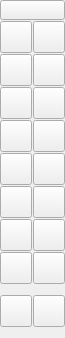
<?xml version="1.0" encoding="UTF-8"?>
<ui version="4.0">
 <class>QG_CadToolBarLines</class>
 <widget class="QWidget" name="QG_CadToolBarLines">
  <property name="geometry">
   <rect>
    <x>0</x>
    <y>0</y>
    <width>65</width>
    <height>338</height>
   </rect>
  </property>
  <property name="sizePolicy">
   <sizepolicy hsizetype="Fixed" vsizetype="MinimumExpanding">
    <horstretch>0</horstretch>
    <verstretch>0</verstretch>
   </sizepolicy>
  </property>
  <property name="minimumSize">
   <size>
    <width>65</width>
    <height>336</height>
   </size>
  </property>
  <property name="windowTitle">
   <string>Lines</string>
  </property>
  <layout class="QGridLayout" name="gridLayout">
   <property name="margin">
    <number>0</number>
   </property>
   <property name="spacing">
    <number>1</number>
   </property>
   <item row="0" column="0" colspan="2">
    <widget class="QToolButton" name="bBack">
     <property name="sizePolicy">
      <sizepolicy hsizetype="Maximum" vsizetype="Fixed">
       <horstretch>0</horstretch>
       <verstretch>0</verstretch>
      </sizepolicy>
     </property>
     <property name="maximumSize">
      <size>
       <width>65</width>
       <height>20</height>
      </size>
     </property>
     <property name="toolTip">
      <string>Back to main menu</string>
     </property>
     <property name="text">
      <string/>
     </property>
     <property name="icon">
      <iconset resource="../../../res/extui/extui.qrc">
       <normaloff>:/extui/back.png</normaloff>:/extui/back.png</iconset>
     </property>
     <property name="iconSize">
      <size>
       <width>65</width>
       <height>20</height>
      </size>
     </property>
    </widget>

   </item>
   <item row="9" column="1">
    <widget class="QToolButton" name="bStairs">
     <property name="maximumSize">
      <size>
       <width>32</width>
       <height>32</height>
      </size>
     </property>
     <property name="toolTip">
      <string>Stairs</string>
     </property>
     <property name="text">
      <string/>
     </property>
     <property name="icon">
      <iconset resource="../../../res/extui/extui.qrc">
       <normaloff>:/extui/stairs.png</normaloff>:/extui/stairs.png</iconset>
     </property>
     <property name="iconSize">
      <size>
       <width>32</width>
       <height>32</height>
      </size>
     </property>
     <property name="checkable">
      <bool>true</bool>
     </property>
     <property name="autoExclusive">
      <bool>true</bool>
     </property>
    </widget>

   </item>
   <item row="9" column="0">
    <widget class="QToolButton" name="bStar">
     <property name="maximumSize">
      <size>
       <width>32</width>
       <height>32</height>
      </size>
     </property>
     <property name="toolTip">
      <string>Star</string>
     </property>
     <property name="text">
      <string/>
     </property>
     <property name="icon">
      <iconset resource="../../../res/extui/extui.qrc">
       <normaloff>:/extui/star.png</normaloff>:/extui/star.png</iconset>
     </property>
     <property name="iconSize">
      <size>
       <width>32</width>
       <height>32</height>
      </size>
     </property>
     <property name="checkable">
      <bool>true</bool>
     </property>
     <property name="autoExclusive">
      <bool>true</bool>
     </property>
    </widget>   

   </item>
   <item row="1" column="0">
    <widget class="QToolButton" name="bNormal">
     <property name="maximumSize">
      <size>
       <width>32</width>
       <height>32</height>
      </size>
     </property>
     <property name="toolTip">
      <string>Line with two points</string>
     </property>
     <property name="text">
      <string/>
     </property>
     <property name="icon">
      <iconset resource="../../../res/extui/extui.qrc">
       <normaloff>:/extui/linesnormal.png</normaloff>:/extui/linesnormal.png</iconset>
     </property>
     <property name="iconSize">
      <size>
       <width>32</width>
       <height>32</height>
      </size>
     </property>
     <property name="checkable">
      <bool>true</bool>
     </property>
     <property name="autoExclusive">
      <bool>true</bool>
     </property>
    </widget>
   </item>
   <item row="1" column="1">
    <widget class="QToolButton" name="bAngle">
     <property name="maximumSize">
      <size>
       <width>32</width>
       <height>32</height>
      </size>
     </property>
     <property name="toolTip">
      <string>Line with given angle</string>
     </property>
     <property name="text">
      <string/>
     </property>
     <property name="icon">
      <iconset resource="../../../res/extui/extui.qrc">
       <normaloff>:/extui/linesangle.png</normaloff>:/extui/linesangle.png</iconset>
     </property>
     <property name="iconSize">
      <size>
       <width>32</width>
       <height>32</height>
      </size>
     </property>
     <property name="checkable">
      <bool>true</bool>
     </property>
     <property name="autoExclusive">
      <bool>true</bool>
     </property>
    </widget>
   </item>
   <item row="2" column="0">
    <widget class="QToolButton" name="bHorizontal">
     <property name="maximumSize">
      <size>
       <width>32</width>
       <height>32</height>
      </size>
     </property>
     <property name="toolTip">
      <string>Horizontal lines</string>
     </property>
     <property name="text">
      <string/>
     </property>
     <property name="icon">
      <iconset resource="../../../res/extui/extui.qrc">
       <normaloff>:/extui/lineshor.png</normaloff>:/extui/lineshor.png</iconset>
     </property>
     <property name="iconSize">
      <size>
       <width>32</width>
       <height>32</height>
      </size>
     </property>
     <property name="checkable">
      <bool>true</bool>
     </property>
     <property name="autoExclusive">
      <bool>true</bool>
     </property>
    </widget>
   </item>
   <item row="2" column="1">
    <widget class="QToolButton" name="bVertical">
     <property name="maximumSize">
      <size>
       <width>32</width>
       <height>32</height>
      </size>
     </property>
     <property name="toolTip">
      <string>Vertical lines</string>
     </property>
     <property name="text">
      <string/>
     </property>
     <property name="icon">
      <iconset resource="../../../res/extui/extui.qrc">
       <normaloff>:/extui/linesver.png</normaloff>:/extui/linesver.png</iconset>
     </property>
     <property name="iconSize">
      <size>
       <width>32</width>
       <height>32</height>
      </size>
     </property>
     <property name="checkable">
      <bool>true</bool>
     </property>
     <property name="autoExclusive">
      <bool>true</bool>
     </property>
    </widget>
   </item>
   <item row="3" column="0">
    <widget class="QToolButton" name="bRectangle">
     <property name="maximumSize">
      <size>
       <width>32</width>
       <height>32</height>
      </size>
     </property>
     <property name="toolTip">
      <string>Rectangles</string>
     </property>
     <property name="text">
      <string/>
     </property>
     <property name="icon">
      <iconset resource="../../../res/extui/extui.qrc">
       <normaloff>:/extui/linesrect.png</normaloff>:/extui/linesrect.png</iconset>
     </property>
     <property name="iconSize">
      <size>
       <width>32</width>
       <height>32</height>
      </size>
     </property>
     <property name="checkable">
      <bool>true</bool>
     </property>
     <property name="autoExclusive">
      <bool>true</bool>
     </property>
    </widget>
   </item>
   <item row="3" column="1">
    <widget class="QToolButton" name="bBisector">
     <property name="maximumSize">
      <size>
       <width>32</width>
       <height>32</height>
      </size>
     </property>
     <property name="toolTip">
      <string>Bisectors</string>
     </property>
     <property name="text">
      <string/>
     </property>
     <property name="icon">
      <iconset resource="../../../res/extui/extui.qrc">
       <normaloff>:/extui/linesbisector.png</normaloff>:/extui/linesbisector.png</iconset>
     </property>
     <property name="iconSize">
      <size>
       <width>32</width>
       <height>32</height>
      </size>
     </property>
     <property name="checkable">
      <bool>true</bool>
     </property>
     <property name="autoExclusive">
      <bool>true</bool>
     </property>
    </widget>
   </item>
   <item row="4" column="0">
    <widget class="QToolButton" name="bParallel">
     <property name="maximumSize">
      <size>
       <width>32</width>
       <height>32</height>
      </size>
     </property>
     <property name="toolTip">
      <string>Parallels with distance</string>
     </property>
     <property name="text">
      <string/>
     </property>
     <property name="icon">
      <iconset resource="../../../res/extui/extui.qrc">
       <normaloff>:/extui/linespara.png</normaloff>:/extui/linespara.png</iconset>
     </property>
     <property name="iconSize">
      <size>
       <width>32</width>
       <height>32</height>
      </size>
     </property>
     <property name="checkable">
      <bool>true</bool>
     </property>
     <property name="autoExclusive">
      <bool>true</bool>
     </property>
    </widget>
   </item>
   <item row="4" column="1">
    <widget class="QToolButton" name="bParallelThrough">
     <property name="maximumSize">
      <size>
       <width>32</width>
       <height>32</height>
      </size>
     </property>
     <property name="toolTip">
      <string>Parallels through point</string>
     </property>
     <property name="text">
      <string/>
     </property>
     <property name="icon">
      <iconset resource="../../../res/extui/extui.qrc">
       <normaloff>:/extui/linesparathrough.png</normaloff>:/extui/linesparathrough.png</iconset>
     </property>
     <property name="iconSize">
      <size>
       <width>32</width>
       <height>32</height>
      </size>
     </property>
     <property name="checkable">
      <bool>true</bool>
     </property>
     <property name="autoExclusive">
      <bool>true</bool>
     </property>
    </widget>
   </item>
   <item row="5" column="0">
    <widget class="QToolButton" name="bTangent1">
     <property name="maximumSize">
      <size>
       <width>32</width>
       <height>32</height>
      </size>
     </property>
     <property name="toolTip">
      <string>Tangents from point to circle</string>
     </property>
     <property name="text">
      <string/>
     </property>
     <property name="icon">
      <iconset resource="../../../res/extui/extui.qrc">
       <normaloff>:/extui/linestan1.png</normaloff>:/extui/linestan1.png</iconset>
     </property>
     <property name="iconSize">
      <size>
       <width>32</width>
       <height>32</height>
      </size>
     </property>
     <property name="checkable">
      <bool>true</bool>
     </property>
     <property name="autoExclusive">
      <bool>true</bool>
     </property>
    </widget>
   </item>
   <item row="5" column="1">
    <widget class="QToolButton" name="bTangent2">
     <property name="maximumSize">
      <size>
       <width>32</width>
       <height>32</height>
      </size>
     </property>
     <property name="toolTip">
      <string>Tangents from circle to circle</string>
     </property>
     <property name="text">
      <string/>
     </property>
     <property name="icon">
      <iconset resource="../../../res/extui/extui.qrc">
       <normaloff>:/extui/linestan2.png</normaloff>:/extui/linestan2.png</iconset>
     </property>
     <property name="iconSize">
      <size>
       <width>32</width>
       <height>32</height>
      </size>
     </property>
     <property name="checkable">
      <bool>true</bool>
     </property>
     <property name="autoExclusive">
      <bool>true</bool>
     </property>
    </widget>
   </item>
   <item row="6" column="0">
    <widget class="QToolButton" name="bOrthTan">
     <property name="maximumSize">
      <size>
       <width>32</width>
       <height>32</height>
      </size>
     </property>
     <property name="toolTip">
      <string>Tangents to a circle, orthogonal to a line</string>
     </property>
     <property name="text">
      <string/>
     </property>
     <property name="icon">
      <iconset resource="../../../res/extui/extui.qrc">
       <normaloff>:/extui/linesorthtan.png</normaloff>:/extui/linesorthtan.png</iconset>
     </property>
     <property name="iconSize">
      <size>
       <width>32</width>
       <height>32</height>
      </size>
     </property>
     <property name="checkable">
      <bool>true</bool>
     </property>
     <property name="autoExclusive">
      <bool>true</bool>
     </property>
    </widget>
   </item>
   <item row="6" column="1">
    <widget class="QToolButton" name="bOrthogonal">
     <property name="maximumSize">
      <size>
       <width>32</width>
       <height>32</height>
      </size>
     </property>
     <property name="toolTip">
      <string>Orthogonal lines</string>
     </property>
     <property name="text">
      <string/>
     </property>
     <property name="icon">
      <iconset resource="../../../res/extui/extui.qrc">
       <normaloff>:/extui/linesorthogonal.png</normaloff>:/extui/linesorthogonal.png</iconset>
     </property>
     <property name="iconSize">
      <size>
       <width>32</width>
       <height>32</height>
      </size>
     </property>
     <property name="checkable">
      <bool>true</bool>
     </property>
     <property name="autoExclusive">
      <bool>true</bool>
     </property>
    </widget>
   </item>
   <item row="7" column="0">
    <widget class="QToolButton" name="bRelAngle">
     <property name="maximumSize">
      <size>
       <width>32</width>
       <height>32</height>
      </size>
     </property>
     <property name="toolTip">
      <string>Lines with relative angles</string>
     </property>
     <property name="text">
      <string/>
     </property>
     <property name="icon">
      <iconset resource="../../../res/extui/extui.qrc">
       <normaloff>:/extui/linesrelativeangle.png</normaloff>:/extui/linesrelativeangle.png</iconset>
     </property>
     <property name="iconSize">
      <size>
       <width>32</width>
       <height>32</height>
      </size>
     </property>
     <property name="checkable">
      <bool>true</bool>
     </property>
     <property name="autoExclusive">
      <bool>true</bool>
     </property>
    </widget>
   </item>
   <item row="7" column="1">
    <widget class="QToolButton" name="bPolygon">
     <property name="maximumSize">
      <size>
       <width>32</width>
       <height>32</height>
      </size>
     </property>
     <property name="toolTip">
      <string>Polygons with Center and Corner</string>
     </property>
     <property name="text">
      <string/>
     </property>
     <property name="icon">
      <iconset resource="../../../res/extui/extui.qrc">
       <normaloff>:/extui/linespolygon.png</normaloff>:/extui/linespolygon.png</iconset>
     </property>
     <property name="iconSize">
      <size>
       <width>32</width>
       <height>32</height>
      </size>
     </property>
     <property name="checkable">
      <bool>true</bool>
     </property>
     <property name="autoExclusive">
      <bool>true</bool>
     </property>
    </widget>
   </item>
   <item row="8" column="0">
    <widget class="QToolButton" name="bPolygon2">
     <property name="maximumSize">
      <size>
       <width>32</width>
       <height>32</height>
      </size>
     </property>
     <property name="toolTip">
      <string>Polygons with two Corners</string>
     </property>
     <property name="text">
      <string/>
     </property>
     <property name="icon">
      <iconset resource="../../../res/extui/extui.qrc">
       <normaloff>:/extui/linespolygon2.png</normaloff>:/extui/linespolygon2.png</iconset>
     </property>
     <property name="iconSize">
      <size>
       <width>32</width>
       <height>32</height>
      </size>
     </property>
     <property name="checkable">
      <bool>true</bool>
     </property>
     <property name="autoExclusive">
      <bool>true</bool>
     </property>
    </widget>
   </item>
   <item row="8" column="1">
    <widget class="QToolButton" name="bFree">
     <property name="maximumSize">
      <size>
       <width>32</width>
       <height>32</height>
      </size>
     </property>
     <property name="toolTip">
      <string>Freehand lines</string>
     </property>
     <property name="text">
      <string/>
     </property>
     <property name="icon">
      <iconset resource="../../../res/extui/extui.qrc">
       <normaloff>:/extui/linesfree.png</normaloff>:/extui/linesfree.png</iconset>
     </property>
     <property name="iconSize">
      <size>
       <width>32</width>
       <height>32</height>
      </size>
     </property>
     <property name="checkable">
      <bool>true</bool>
     </property>
     <property name="autoExclusive">
      <bool>true</bool>
     </property>
    </widget>
   </item>
   <item row="9" column="0">
    <widget class="QToolButton" name="bHidden">
     <property name="maximumSize">
      <size>
       <width>0</width>
       <height>0</height>
      </size>
     </property>
     <property name="toolTip">
      <string>Line with two points</string>
     </property>
     <property name="text">
      <string notr="true"/>
     </property>
     <property name="iconSize">
      <size>
       <width>32</width>
       <height>32</height>
      </size>
     </property>
     <property name="checkable">
      <bool>true</bool>
     </property>
     <property name="autoExclusive">
      <bool>true</bool>
     </property>
    </widget>
   </item>
   <item row="9" column="1">
    <spacer name="verticalSpacer">
     <property name="orientation">
      <enum>Qt::Vertical</enum>
     </property>
     <property name="sizeHint" stdset="0">
      <size>
       <width>20</width>
       <height>40</height>
      </size>
     </property>
    </spacer>
   </item>
  </layout>
 </widget>
 <layoutdefault spacing="6" margin="11"/>
 <resources>
  <include location="../../../res/extui/extui.qrc"/>
 </resources>
 <connections>
  <connection>
   <sender>bNormal</sender>
   <signal>clicked()</signal>
   <receiver>QG_CadToolBarLines</receiver>
   <slot>drawLine()</slot>
   <hints>
    <hint type="sourcelabel">
     <x>20</x>
     <y>41</y>
    </hint>
    <hint type="destinationlabel">
     <x>20</x>
     <y>20</y>
    </hint>
   </hints>
  </connection>
  <connection>
   <sender>bFree</sender>
   <signal>clicked()</signal>
   <receiver>QG_CadToolBarLines</receiver>
   <slot>drawLineFree()</slot>
   <hints>
    <hint type="sourcelabel">
     <x>53</x>
     <y>318</y>
    </hint>
    <hint type="destinationlabel">
     <x>20</x>
     <y>20</y>
    </hint>
   </hints>
  </connection>
  <connection>
   <sender>bParallel</sender>
   <signal>clicked()</signal>
   <receiver>QG_CadToolBarLines</receiver>
   <slot>drawLineParallel()</slot>
   <hints>
    <hint type="sourcelabel">
     <x>20</x>
     <y>160</y>
    </hint>
    <hint type="destinationlabel">
     <x>20</x>
     <y>20</y>
    </hint>
   </hints>
  </connection>
  <connection>

   <sender>bStar</sender>
   <signal>clicked()</signal>
   <receiver>QG_CadToolBarLines</receiver>
   <slot>drawStar()</slot>
   <hints>
    <hint type="sourcelabel">
     <x>20</x>
     <y>357</y>
    </hint>
    <hint type="destinationlabel">
     <x>20</x>
     <y>20</y>
    </hint>
   </hints>
  </connection>
  <connection>

   <sender>bStairs</sender>
   <signal>clicked()</signal>
   <receiver>QG_CadToolBarLines</receiver>
   <slot>drawStairs()</slot>
   <hints>
    <hint type="sourcelabel">
     <x>53</x>
     <y>357</y>
    </hint>
    <hint type="destinationlabel">
     <x>20</x>
     <y>20</y>
    </hint>
   </hints>
  </connection>
  <connection>  

   <sender>bAngle</sender>
   <signal>clicked()</signal>
   <receiver>QG_CadToolBarLines</receiver>
   <slot>drawLineAngle()</slot>
   <hints>
    <hint type="sourcelabel">
     <x>53</x>
     <y>41</y>
    </hint>
    <hint type="destinationlabel">
     <x>20</x>
     <y>20</y>
    </hint>
   </hints>
  </connection>
  <connection>
   <sender>bHorizontal</sender>
   <signal>clicked()</signal>
   <receiver>QG_CadToolBarLines</receiver>
   <slot>drawLineHorizontal()</slot>
   <hints>
    <hint type="sourcelabel">
     <x>20</x>
     <y>81</y>
    </hint>
    <hint type="destinationlabel">
     <x>20</x>
     <y>20</y>
    </hint>
   </hints>
  </connection>
  <connection>
   <sender>bBisector</sender>
   <signal>clicked()</signal>
   <receiver>QG_CadToolBarLines</receiver>
   <slot>drawLineBisector()</slot>
   <hints>
    <hint type="sourcelabel">
     <x>53</x>
     <y>120</y>
    </hint>
    <hint type="destinationlabel">
     <x>20</x>
     <y>20</y>
    </hint>
   </hints>
  </connection>
  <connection>
   <sender>bTangent1</sender>
   <signal>clicked()</signal>
   <receiver>QG_CadToolBarLines</receiver>
   <slot>drawLineTangent1()</slot>
   <hints>
    <hint type="sourcelabel">
     <x>20</x>
     <y>200</y>
    </hint>
    <hint type="destinationlabel">
     <x>20</x>
     <y>20</y>
    </hint>
   </hints>
  </connection>
  <connection>
   <sender>bTangent2</sender>
   <signal>clicked()</signal>
   <receiver>QG_CadToolBarLines</receiver>
   <slot>drawLineTangent2()</slot>
   <hints>
    <hint type="sourcelabel">
     <x>53</x>
     <y>200</y>
    </hint>
    <hint type="destinationlabel">
     <x>20</x>
     <y>20</y>
    </hint>
   </hints>
  </connection>
  <connection>
   <sender>bRectangle</sender>
   <signal>clicked()</signal>
   <receiver>QG_CadToolBarLines</receiver>
   <slot>drawLineRectangle()</slot>
   <hints>
    <hint type="sourcelabel">
     <x>20</x>
     <y>120</y>
    </hint>
    <hint type="destinationlabel">
     <x>20</x>
     <y>20</y>
    </hint>
   </hints>
  </connection>
  <connection>
   <sender>bRelAngle</sender>
   <signal>clicked()</signal>
   <receiver>QG_CadToolBarLines</receiver>
   <slot>drawLineRelAngle()</slot>
   <hints>
    <hint type="sourcelabel">
     <x>20</x>
     <y>279</y>
    </hint>
    <hint type="destinationlabel">
     <x>20</x>
     <y>20</y>
    </hint>
   </hints>
  </connection>
  <connection>
   <sender>bVertical</sender>
   <signal>clicked()</signal>
   <receiver>QG_CadToolBarLines</receiver>
   <slot>drawLineVertical()</slot>
   <hints>
    <hint type="sourcelabel">
     <x>53</x>
     <y>81</y>
    </hint>
    <hint type="destinationlabel">
     <x>20</x>
     <y>20</y>
    </hint>
   </hints>
  </connection>
  <connection>
   <sender>bOrthTan</sender>
   <signal>clicked()</signal>
   <receiver>QG_CadToolBarLines</receiver>
   <slot>drawLineOrthTan()</slot>
   <hints>
    <hint type="sourcelabel">
     <x>20</x>
     <y>239</y>
    </hint>
    <hint type="destinationlabel">
     <x>20</x>
     <y>20</y>
    </hint>
   </hints>
  </connection>
  <connection>
   <sender>bOrthogonal</sender>
   <signal>clicked()</signal>
   <receiver>QG_CadToolBarLines</receiver>
   <slot>drawLineOrthogonal()</slot>
   <hints>
    <hint type="sourcelabel">
     <x>53</x>
     <y>239</y>
    </hint>
    <hint type="destinationlabel">
     <x>20</x>
     <y>20</y>
    </hint>
   </hints>
  </connection>
  <connection>
   <sender>bPolygon</sender>
   <signal>clicked()</signal>
   <receiver>QG_CadToolBarLines</receiver>
   <slot>drawLinePolygon()</slot>
   <hints>
    <hint type="sourcelabel">
     <x>53</x>
     <y>279</y>
    </hint>
    <hint type="destinationlabel">
     <x>20</x>
     <y>20</y>
    </hint>
   </hints>
  </connection>
  <connection>
   <sender>bPolygon2</sender>
   <signal>clicked()</signal>
   <receiver>QG_CadToolBarLines</receiver>
   <slot>drawLinePolygon2()</slot>
   <hints>
    <hint type="sourcelabel">
     <x>20</x>
     <y>318</y>
    </hint>
    <hint type="destinationlabel">
     <x>20</x>
     <y>20</y>
    </hint>
   </hints>
  </connection>
  <connection>
   <sender>bParallelThrough</sender>
   <signal>clicked()</signal>
   <receiver>QG_CadToolBarLines</receiver>
   <slot>drawLineParallelThrough()</slot>
   <hints>
    <hint type="sourcelabel">
     <x>53</x>
     <y>160</y>
    </hint>
    <hint type="destinationlabel">
     <x>20</x>
     <y>20</y>
    </hint>
   </hints>
  </connection>
 </connections>
</ui>
